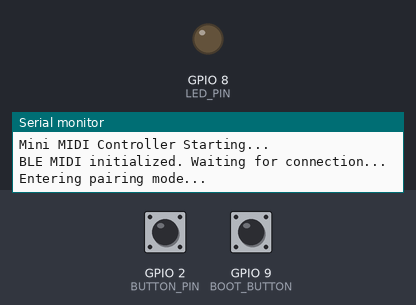
Bench run of a sketch on a simulated ESP32-C3. Shown: output pins drawn as LEDs (lit = HIGH), the last lines printed to the serial monitor. Inputs (shaded band) come from the test bench; at power-on: GPIO 2 (BUTTON_PIN) HIGH, GPIO 9 (BOOT_BUTTON) HIGH. Nothing arrives over Bluetooth unless stated; a phone connects over Bluetooth LE 3 s after start.

Above: at 3.4 s.
3.5 s: GPIO 2 (BUTTON_PIN) pulled LOW for 0.15 s
At 4.7 s:
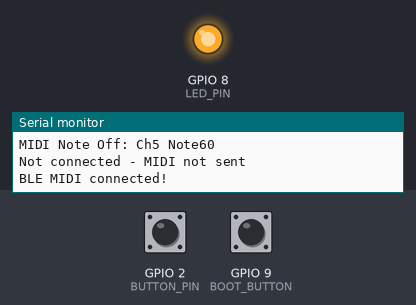
Timing chart, 0 to 6.5 s (numbered marks = the images above; inputs shaded):
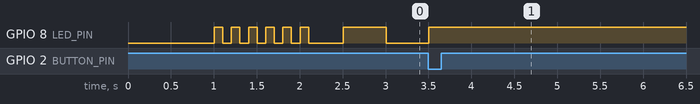

The sketch:

mini_midi_ctrl.ino
```cpp
/**
 * Mini MIDI Controller - ESP32-C3 Bluetooth MIDI
 *
 * Features:
 * - BLE MIDI communication (native ESP32 BLE, no external libraries)
 * - Capacitive touch sensing
 * - Deep sleep power management
 * - Boot button pairing mode (hold 5+ seconds)
 */

#include <Arduino.h>
#include "BLEDevice.h"
#include "BLEServer.h"
#include "BLEUtils.h"
#include "BLE2902.h"
#include "esp_sleep.h"

// BLE MIDI Service UUIDs (standardized)
#define MIDI_SERVICE_UUID        "03b80e5a-ede8-4b33-a751-6ce34ec4c700"
#define MIDI_CHARACTERISTIC_UUID "7772e5db-3868-4112-a1a9-f2669d106bf3"

// Configuration
#define DEVICE_NAME "Mini MIDI Ctrl"
#define BUTTON_PIN 2            // GPIO2 for trigger button
#define BOOT_BUTTON 9           // GPIO9 is the boot button on ESP32-C3
#define LED_PIN 8               // GPIO8 for status LED (if available)
#define DEBOUNCE_DELAY 50       // Debounce time in milliseconds
#define BOOT_HOLD_TIME 5000     // 5 seconds to enter pairing mode
#define SLEEP_TIMEOUT 30000     // 30 seconds of inactivity before sleep

// MIDI Configuration
#define MIDI_CHANNEL 5
#define MIDI_NOTE 60            // C4
#define MIDI_VELOCITY 100

// BLE Objects
BLEServer* pServer = NULL;
BLECharacteristic* pCharacteristic = NULL;
bool deviceConnected = false;
bool oldDeviceConnected = false;

// State variables
bool buttonActive = false;
bool lastButtonState = HIGH;
unsigned long lastDebounceTime = 0;
unsigned long lastActivityTime = 0;
unsigned long bootPressStartTime = 0;
bool bootButtonPressed = false;

// BLE MIDI packet header
uint8_t midiPacket[5];

// BLE Server Callbacks
class MyServerCallbacks: public BLEServerCallbacks {
    void onConnect(BLEServer* pServer) {
      deviceConnected = true;
      Serial.println("BLE MIDI connected!");
      lastActivityTime = millis();
    };

    void onDisconnect(BLEServer* pServer) {
      deviceConnected = false;
      Serial.println("BLE MIDI disconnected");
      lastActivityTime = millis();

      // Restart advertising
      BLEDevice::startAdvertising();
      Serial.println("Restarting advertising...");
    }
};

void setup() {
  Serial.begin(115200);
  delay(1000); // Wait for serial to initialize
  Serial.println("Mini MIDI Controller Starting...");

  // Configure pins
  pinMode(BUTTON_PIN, INPUT_PULLUP);  // Button with internal pull-up
  pinMode(BOOT_BUTTON, INPUT_PULLUP);
  pinMode(LED_PIN, OUTPUT);
  digitalWrite(LED_PIN, LOW);

  // Initialize BLE
  initBLE();

  // Start in pairing mode
  enterPairingMode();

  lastActivityTime = millis();
}

void loop() {
  // Check boot button for pairing mode
  checkBootButton();

  // Check trigger button
  checkButton();

  // Handle BLE connection changes
  if (!deviceConnected && oldDeviceConnected) {
    delay(500); // Give the bluetooth stack time to get ready
    oldDeviceConnected = deviceConnected;
  }

  if (deviceConnected && !oldDeviceConnected) {
    oldDeviceConnected = deviceConnected;
  }

  // Check for sleep timeout (only if not connected)
  if (!deviceConnected && (millis() - lastActivityTime > SLEEP_TIMEOUT)) {
    enterDeepSleep();
  }

  // Update LED status
  updateStatusLED();

  delay(10);
}

void initBLE() {
  // Initialize BLE Device
  BLEDevice::init(DEVICE_NAME);

  // Create BLE Server
  pServer = BLEDevice::createServer();
  pServer->setCallbacks(new MyServerCallbacks());

  // Create BLE Service
  BLEService *pService = pServer->createService(BLEUUID(MIDI_SERVICE_UUID));

  // Create BLE Characteristic
  pCharacteristic = pService->createCharacteristic(
    BLEUUID(MIDI_CHARACTERISTIC_UUID),
    BLECharacteristic::PROPERTY_READ   |
    BLECharacteristic::PROPERTY_WRITE  |
    BLECharacteristic::PROPERTY_NOTIFY |
    BLECharacteristic::PROPERTY_WRITE_NR
  );

  // Add descriptor for notifications
  pCharacteristic->addDescriptor(new BLE2902());

  // Start the service
  pService->start();

  // Start advertising
  BLEAdvertising *pAdvertising = BLEDevice::getAdvertising();
  pAdvertising->addServiceUUID(MIDI_SERVICE_UUID);
  pAdvertising->setScanResponse(true);
  pAdvertising->setMinPreferred(0x06);  // Help with iPhone connections
  pAdvertising->setMinPreferred(0x12);
  BLEDevice::startAdvertising();

  Serial.println("BLE MIDI initialized. Waiting for connection...");
}

void checkBootButton() {
  bool currentState = (digitalRead(BOOT_BUTTON) == LOW); // Active low

  if (currentState && !bootButtonPressed) {
    // Button just pressed
    bootPressStartTime = millis();
    bootButtonPressed = true;
  } else if (!currentState && bootButtonPressed) {
    // Button released
    unsigned long pressDuration = millis() - bootPressStartTime;

    if (pressDuration >= BOOT_HOLD_TIME) {
      // Long press - enter pairing mode
      enterPairingMode();
    }

    bootButtonPressed = false;
  }
}

void checkButton() {
  // Read button state (active LOW with pull-up)
  int reading = digitalRead(BUTTON_PIN);

  // Check if button state changed
  if (reading != lastButtonState) {
    lastDebounceTime = millis();
  }

  // Only update after debounce delay
  if ((millis() - lastDebounceTime) > DEBOUNCE_DELAY) {
    bool buttonPressed = (reading == LOW);

    if (buttonPressed && !buttonActive) {
      // Button just pressed - send Note On
      buttonActive = true;
      sendNoteOn();
      lastActivityTime = millis();
    } else if (!buttonPressed && buttonActive) {
      // Button just released - send Note Off
      buttonActive = false;
      sendNoteOff();
      lastActivityTime = millis();
    }
  }

  lastButtonState = reading;
}

void sendMIDI(uint8_t type, uint8_t channel, uint8_t note, uint8_t velocity) {
  if (!deviceConnected) {
    Serial.println("Not connected - MIDI not sent");
    return;
  }

  // BLE MIDI packet structure:
  // Byte 0: Header (timestamp high bit + timestamp low bits)
  // Byte 1: Timestamp low (not used in simple implementation)
  // Byte 2: MIDI status byte
  // Byte 3: MIDI data byte 1
  // Byte 4: MIDI data byte 2 (if needed)

  uint8_t status = type | ((channel - 1) & 0x0F);

  midiPacket[0] = 0x80;  // Header byte (timestamp high bit set)
  midiPacket[1] = 0x80;  // Timestamp low (set high bit)
  midiPacket[2] = status;
  midiPacket[3] = note & 0x7F;
  midiPacket[4] = velocity & 0x7F;

  pCharacteristic->setValue(midiPacket, 5);
  pCharacteristic->notify();
}

void sendNoteOn() {
  Serial.printf("MIDI Note On: Ch%d Note%d Vel%d\n", MIDI_CHANNEL, MIDI_NOTE, MIDI_VELOCITY);
  sendMIDI(0x90, MIDI_CHANNEL, MIDI_NOTE, MIDI_VELOCITY); // 0x90 = Note On
}

void sendNoteOff() {
  Serial.printf("MIDI Note Off: Ch%d Note%d\n", MIDI_CHANNEL, MIDI_NOTE);
  sendMIDI(0x80, MIDI_CHANNEL, MIDI_NOTE, 0); // 0x80 = Note Off
}

void enterPairingMode() {
  Serial.println("Entering pairing mode...");

  // Restart advertising
  BLEDevice::startAdvertising();

  // Blink LED rapidly to indicate pairing mode
  for (int i = 0; i < 6; i++) {
    digitalWrite(LED_PIN, HIGH);
    delay(100);
    digitalWrite(LED_PIN, LOW);
    delay(100);
  }

  lastActivityTime = millis();
}

void enterDeepSleep() {
  Serial.println("Entering deep sleep...");

  // Send any pending MIDI messages
  if (buttonActive) {
    sendNoteOff();
  }

  // Turn off LED
  digitalWrite(LED_PIN, LOW);

  // ESP32-C3 doesn't support ext0 wakeup, use GPIO wakeup instead
  esp_sleep_enable_gpio_wakeup();
  gpio_wakeup_enable((gpio_num_t)BOOT_BUTTON, GPIO_INTR_LOW_LEVEL);
  gpio_wakeup_enable((gpio_num_t)BUTTON_PIN, GPIO_INTR_LOW_LEVEL);

  // Enter deep sleep
  Serial.println("Going to sleep now...");
  delay(100);
  esp_deep_sleep_start();
}

void updateStatusLED() {
  if (deviceConnected) {
    // Connected - LED solid on
    digitalWrite(LED_PIN, HIGH);
  } else {
    // Not connected - LED slow blink
    digitalWrite(LED_PIN, (millis() / 500) % 2);
  }
}
```
